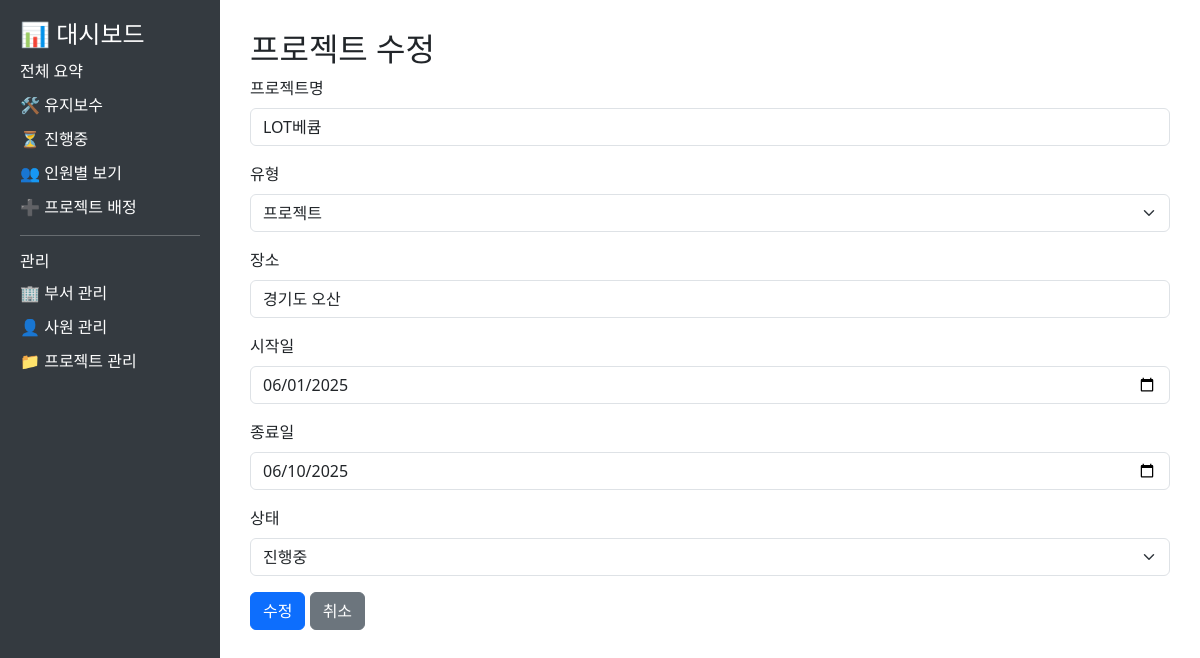
Page /projects/23/edit on the committed database.
### tables this page shows
CREATE TABLE projects (
        project_id INTEGER PRIMARY KEY AUTOINCREMENT,
        name TEXT NOT NULL,
        type_id INTEGER,
        location TEXT,
        start_date TEXT,
        end_date TEXT,
        status TEXT DEFAULT '대기',
        FOREIGN KEY (type_id) REFERENCES project_type(type_id)
    );

CREATE TABLE project_type (
        type_id INTEGER PRIMARY KEY AUTOINCREMENT,
        type_name TEXT NOT NULL
    );

### dashboard/app.py (the view)
@app.route("/projects/<int:project_id>/edit", methods=["GET", "POST"])
def edit_project(project_id):
    conn = get_connection()
    if conn is None:
        flash("데이터베이스 연결에 실패했습니다.", "danger")
        return redirect(url_for("project_page"))
    try:
        if request.method == "POST":
            name = request.form.get("name", "").strip()
            type_name = request.form.get("type", "").strip()
            location = request.form.get("location", "").strip()
            start_date = request.form.get("start_date")
            end_date = request.form.get("end_date")
            status = request.form.get("status", "").strip()
            if not name:
                flash("프로젝트명은 필수 입력 항목입니다.", "danger")
                return render_template("project_edit.html",
                                     project={"project_id": project_id, "name": name, "type": type_name, "location": location, "start_date": start_date, "end_date": end_date, "status": status})
            if not type_name:
                flash("프로젝트 유형은 필수 선택 항목입니다.", "danger")
                return render_template("project_edit.html",
                                     project={"project_id": project_id, "name": name, "type": type_name, "location": location, "start_date": start_date, "end_date": end_date, "status": status})
            if not location:
                flash("장소는 필수 입력 항목입니다.", "danger")
                return render_template("project_edit.html",
                                     project={"project_id": project_id, "name": name, "type": type_name, "location": location, "start_date": start_date, "end_date": end_date, "status": status})
            if not start_date or not end_date:
                flash("시작일과 종료일은 필수 입력 항목입니다.", "danger")
                return render_template("project_edit.html",
                                     project={"project_id": project_id, "name": name, "type": type_name, "location": location, "start_date": start_date, "end_date": end_date, "status": status})
            try:
                start_dt = datetime.strptime(start_date, '%Y-%m-%d')
                end_dt = datetime.strptime(end_date, '%Y-%m-%d')
                if start_dt >= end_dt:
                    flash("종료일은 시작일보다 늦어야 합니다.", "danger")
                    return render_template("project_edit.html",
                                         project={"project_id": project_id, "name": name, "type": type_name, "location": location, "start_date": start_date, "end_date": end_date, "status": status})
            except ValueError:
                flash("올바른 날짜 형식을 입력해주세요.", "danger")
                return render_template("project_edit.html",
                                     project={"project_id": project_id, "name": name, "type": type_name, "location": location, "start_date": start_date, "end_date": end_date, "status": status})
            cur = conn.cursor()
            cur.execute("SELECT type_id FROM project_type WHERE type_name = ?", (type_name,))
            type_result = cur.fetchone()
            if type_result is None:
                flash("유효하지 않은 프로젝트 유형입니다.", "danger")
                return render_template("project_edit.html",
                                     project={"project_id": project_id, "name": name, "type": type_name, "location": location, "start_date": start_date, "end_date": end_date, "status": status})
            type_id = type_result[0]
            cur.execute("UPDATE projects SET name = ?, type_id = ?, location = ?, start_date = ?, end_date = ?, status = ? WHERE project_id = ?",
                       (name, type_id, location, start_date, end_date, status, project_id))
            conn.commit()
            flash(f"프로젝트 '{name}' 수정 성공", "success")
            return redirect(url_for("project_page"))
        else:
            cur = conn.cursor()
            cur.execute("""
                SELECT p.project_id, p.name, pt.type_name as type, p.location, p.start_date, p.end_date, p.status
                FROM projects p
                LEFT JOIN project_type pt ON p.type_id = pt.type_id
                WHERE p.project_id = ?
            """, (project_id,))
            project = cur.fetchone()
            if project is None:
                flash("프로젝트를 찾을 수 없습니다.", "danger")
                return redirect(url_for("project_page"))
            return render_template("project_edit.html", project=dict(project))
    except Exception as e:
        flash(f"프로젝트 수정 중 오류가 발생했습니다: {str(e)}", "danger")
        return redirect(url_for("project_page"))
    finally:
        conn.close()

### dashboard/app.py (called while the page is built)
def get_connection():
    try:
        current_dir = os.path.dirname(__file__)
        parent_dir = os.path.dirname(current_dir)
        db_path = os.path.join(parent_dir, "db", "dashboard.db")
        print(f"데이터베이스 경로: {db_path}")  # 디버깅용
        conn = sqlite3.connect(db_path)
        conn.row_factory = sqlite3.Row
        return conn
    except sqlite3.Error as e:
        print(f"데이터베이스 연결 오류: {e}")
        return None

### dashboard/templates/project_edit.html (shortened to what this page needs)
<!DOCTYPE html>
<html>
<head>
    <link rel="stylesheet" href="https://cdn.jsdelivr.net/npm/bootstrap@5.3.0/dist/css/bootstrap.min.css">
</head>
<body>
    <div class="sidebar">
        <h4>📊 대시보드</h4>
        <a href="/">전체 요약</a>
        <a href="/maintenance">🛠 유지보수</a>
        <a href="/ongoing">⏳ 진행중</a>
        <a href="/assignment">👥 인원별 보기</a>
        <a href="/assignment/add">➕ 프로젝트 배정</a>
        <hr>
        <h6>관리</h6>
        <a href="/departments">🏢 부서 관리</a>
        <a href="/employees">👤 사원 관리</a>
        <a href="/projects">📁 프로젝트 관리</a>
    </div>
    <div class="content">
        <h2>프로젝트 수정</h2>
        <form method="POST">
            <div class="mb-3">
                <label for="name" class="form-label">프로젝트명</label>
                <input type="text" class="form-control" id="name" name="name" value="{{ project.name }}" required>
            </div>
            <div class="mb-3">
                <label for="type" class="form-label">유형</label>
                <select class="form-select" id="type" name="type" required>
                    <option value="프로젝트" {% if project.type=="프로젝트" %}selected{% endif %}>프로젝트</option>
                </select>
            </div>
            <div class="mb-3">
                <label for="location" class="form-label">장소</label>
                <input type="text" class="form-control" id="location" name="location" value="{{ project.location }}"
                    placeholder="예: 서울, 부산, 대구 등">
            </div>
            <div class="mb-3">
                <label for="start_date" class="form-label">시작일</label>
                <input type="date" class="form-control" id="start_date" name="start_date"
                    value="{{ project.start_date }}" required>
            </div>
            <div class="mb-3">
                <label for="end_date" class="form-label">종료일</label>
                <input type="date" class="form-control" id="end_date" name="end_date" value="{{ project.end_date }}"
                    required>
            </div>
            <div class="mb-3">
                <label for="status" class="form-label">상태</label>
                <select class="form-select" id="status" name="status" required>
                    <option value="진행중" {% if project.status=="진행중" %}selected{% endif %}>진행중</option>
                </select>
            </div>
            <button type="submit" class="btn btn-primary">수정</button>
            <a href="{{ url_for('project_page') }}" class="btn btn-secondary">취소</a>
        </form>
    </div>
</body>
</html>

### dashboard/templates/project_edit.html (style rules this page uses)
body { display: flex; }
.sidebar { width: 220px; background-color: #343a40; min-height: 100vh; padding: 20px; color: white; }
.sidebar a { color: #ffffff; text-decoration: none; display: block; margin: 10px 0; }
.content { flex-grow: 1; padding: 30px; }

### rows in the picture
projects: name "LOT베큠", location "경기도 오산", start_date "06/01/2025", end_date "06/10/2025", status "진행중"
project_type: type "프로젝트"
